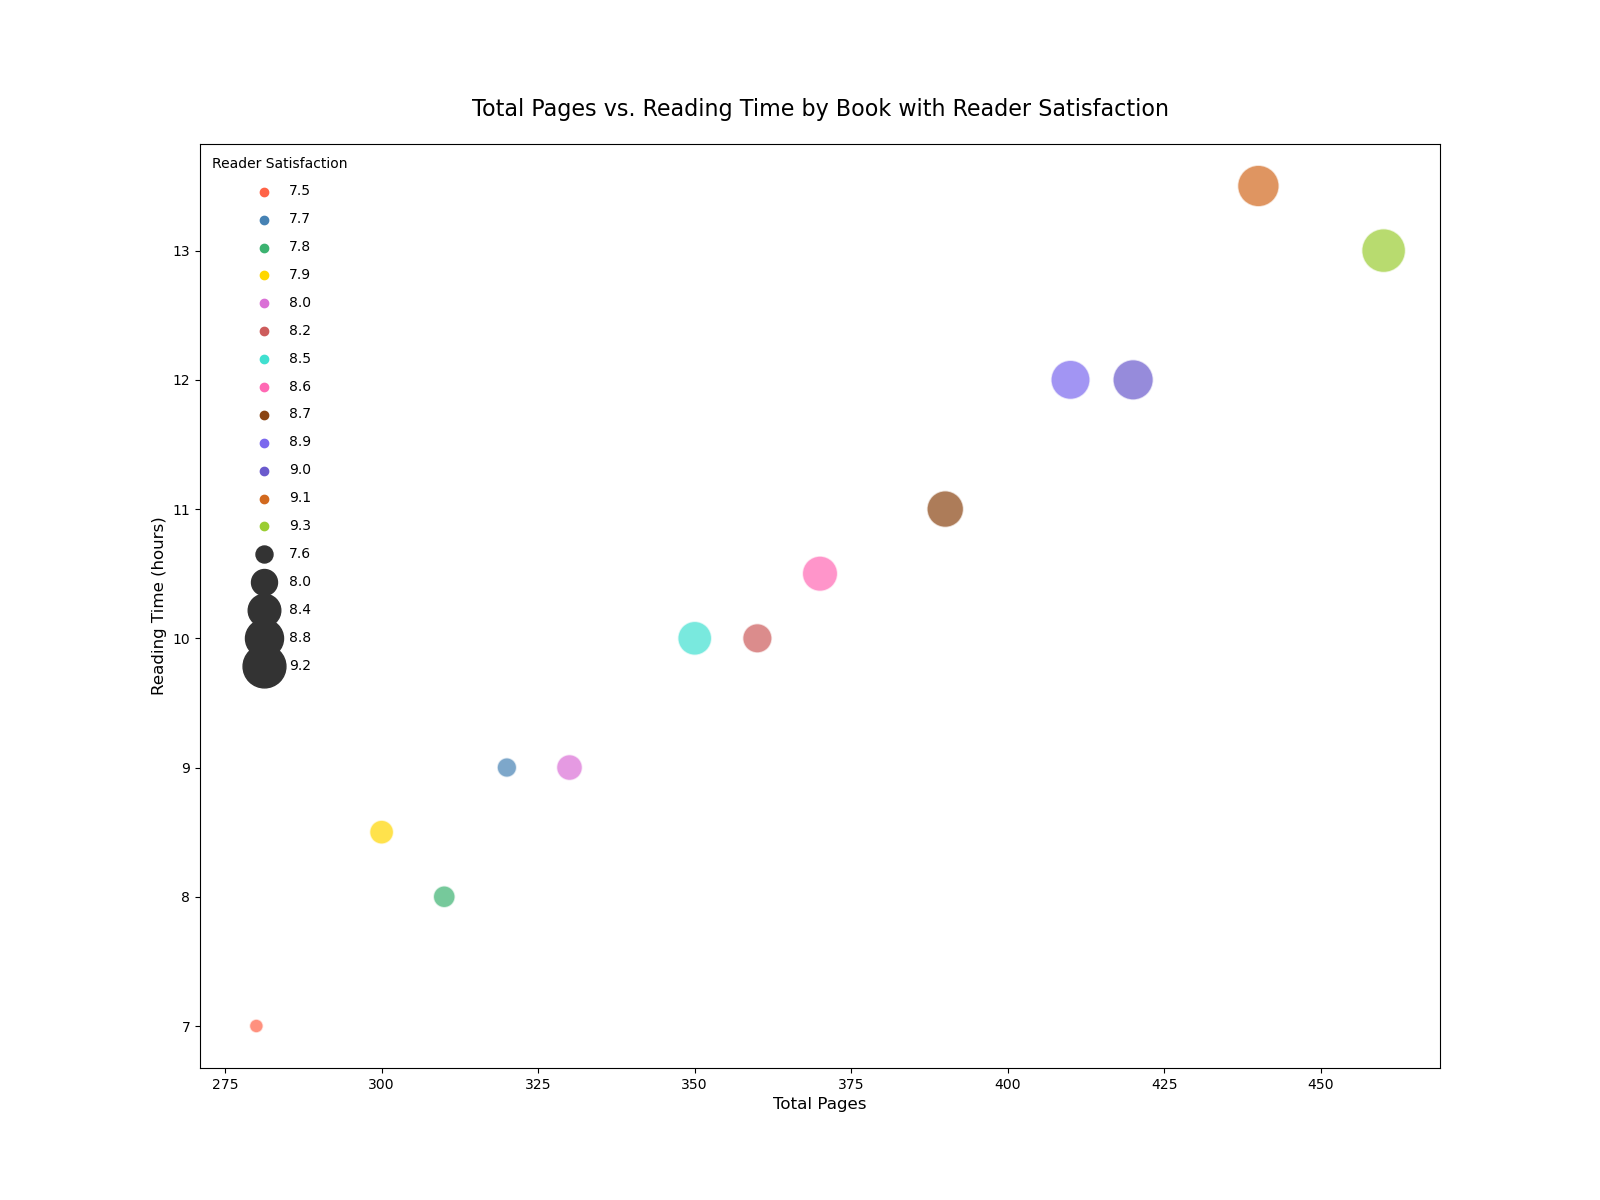

Write the Python code that produced this figure.

import seaborn as sns
import matplotlib.pyplot as plt
import pandas as pd

# Create a DataFrame from the data above.
data = {
    'Book': ['Book A', 'Book B', 'Book C', 'Book D', 'Book E', 
             'Book F', 'Book G', 'Book H', 'Book I', 'Book J', 
             'Book K', 'Book L', 'Book M'],
    'Total Pages': [350, 420, 310, 280, 390, 
                    460, 330, 300, 370, 410, 
                    360, 440, 320],
    'Reading Time (hours)': [10, 12, 8, 7, 11, 
                             13, 9, 8.5, 10.5, 12, 
                             10, 13.5, 9],
    'Reader Satisfaction': [8.5, 9.0, 7.8, 7.5, 8.7, 
                            9.3, 8.0, 7.9, 8.6, 8.9, 
                            8.2, 9.1, 7.7]
}

df = pd.DataFrame(data)

# Define the bubble chart
plt.figure(figsize=(16, 12))
bubble_chart = sns.scatterplot(data=df, x='Total Pages', y='Reading Time (hours)', 
                               hue='Reader Satisfaction', size='Reader Satisfaction', 
                               sizes=(100, 1000), alpha=0.7, 
                               palette=["#FF6347", "#4682B4", "#3CB371", "#FFD700", 
                                        "#DA70D6", "#CD5C5C", "#40E0D0", "#FF69B4",
                                        "#8B4513", "#7B68EE", "#6A5ACD", "#D2691E", "#9ACD32"])

# Enhance legend and labels
plt.legend(scatterpoints=1, frameon=False, labelspacing=1, title='Reader Satisfaction')
plt.title('Total Pages vs. Reading Time by Book with Reader Satisfaction', fontsize=16, pad=20)
plt.xlabel('Total Pages', fontsize=12)
plt.ylabel('Reading Time (hours)', fontsize=12)

# Create the visualization
plt.show()
